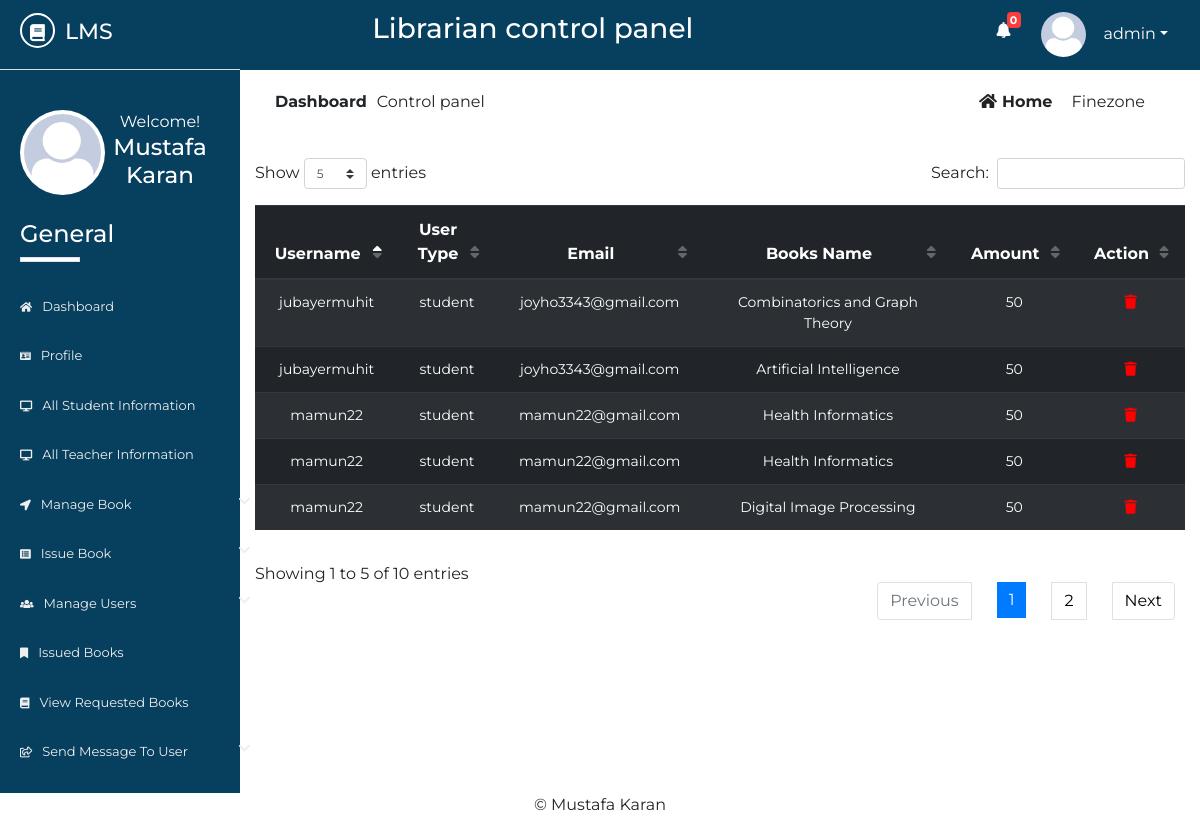
/Lms/Source/librarian/fine.php (signed in), run on the app's committed database.
### tables this page shows
CREATE TABLE `lib_registration` (
  `id` int(2) NOT NULL,
  `name` varchar(50) NOT NULL,
  `username` varchar(20) NOT NULL,
  `password` varchar(20) NOT NULL,
  `email` varchar(50) NOT NULL,
  `phone` varchar(20) NOT NULL,
  `address` varchar(100) NOT NULL,
  `photo` varchar(500) NOT NULL,
  `status` varchar(7) NOT NULL
);

CREATE TABLE `finezone` (
  `id` int(10) NOT NULL,
  `username` varchar(50) NOT NULL,
  `utype` varchar(10) NOT NULL,
  `email` varchar(50) NOT NULL,
  `booksname` varchar(50) NOT NULL,
  `fine` varchar(50) NOT NULL
);

### Lms/Source/librarian/fine.php (the view, shortened to what this page needs)
       <?php
   include 'inc/header.php';
   include 'inc/connection.php';
?>
<div class="dashboard-content">
	<div class="dashboard-header">
		<div class="container">
			<div class="row">
				<div class="col-md-6">
					<div class="left">
						<p><span>dashboard</span>Control panel</p>
					</div>
				</div>
				<div class="col-md-6">
					<div class="right text-right">
						<a href="dashboard.php"><i class="fas fa-home"></i>home</a>
						<span class="disabled">finezone</span>
					</div>
				</div>
			</div>
			<div class="issued-content">
				<div class="row">
					<div class="col-md-12">
						<div class="rbook-info status">
                                <table id="dtBasicExample" class="table table-striped table-dark text-center">
                                      <thead>
                                           <tr>
                                               <th>Username</th>
                                               <th>User Type</th>
                                               <th>Email</th>
                                               <th>Books Name</th>
                                               <th>Amount</th>
                                               <th>Action</th>
                                           </tr>
                                      </thead>
                                      <tbody>
                                          <?php
                                               $res= mysqli_query($link, "select * from finezone");
                                               while ($row=mysqli_fetch_array($res)) {
                                                   echo "<tr>";
                                                   echo "<td>"; echo $row["username"]; echo "</td>";
                                                   echo "<td>"; echo $row["utype"]; echo "</td>";
                                                   echo "<td>"; echo $row["email"]; echo "</td>";
                                                   echo "<td>"; echo $row["booksname"]; echo "</td>";
                                                   echo "<td>"; echo $row["fine"]; echo "</td>";
												echo "<td>";
												?><a href="delete-fine.php?id=<?php echo $row["id"]; ?> " style="color: red"><i class="fas fa-trash"></i></a><?php
												echo "</td>";
                                                   echo "</tr>";
                                               }
                                            ?>
                                      </tbody>
                                </table>
						</div>
					</div>
				</div>
			</div>
		</div>
	</div>
</div>
<?php
include 'inc/footer.php';
?>

### Lms/Source/librarian/inc/header.php (shortened to what this page needs)
<?php
    include 'inc/connection.php';
    $res = mysqli_query($link,"select * from request_books where read1='no'");
    $not= mysqli_num_rows($res);
 ?>
<!DOCTYPE html>
<html lang="en">
<head>
	<link rel="stylesheet" href="inc/css/bootstrap.min.css">
	<link rel="stylesheet" href="inc/css/bootstrap-select.min.css">
	<link rel="stylesheet" href="inc/css/fontawesome-all.min.css">
	<link rel="stylesheet" href="inc/css/datatables.min.css">
	<link rel="stylesheet" href="inc/css/pro1.css">
</head>
<body>
	<div class="main-content">
		<div class="wrapper">
			<div class="left-sidebar">
				<div class="p-title">
                    <h3><a href=""><i class="fas fa-book"></i><span>lms</span></a></h3>
				</div>
				<div class="profile">
					<div class="profile-pic">
                        <?php
                            $res = mysqli_query($link, "select * from lib_registration where username='".$_SESSION['username']."'");
                            while ($row = mysqli_fetch_array($res)){
                                ?><img src="<?php echo $row["photo"]; ?> " height="" width="" alt="something wrong" class="rounded-circle"></a> <?php
                            }
                        ?>
					</div>
					<div class="profile-info text-center">
						<span>Welcome!</span>
						<h2>
              <?php
                $res = mysqli_query($link, "select * from lib_registration where username='".$_SESSION['username']."'");
                while ($row = mysqli_fetch_array($res)){
                  $name  =  $row["name"];
                  echo $name;
                }
              ?>
            </h2>
					</div>
				</div>
				<div class="sidebar-menu">
					<h3>General</h3>
					<div class="border"></div>
	                <ul>
	                    <li class="menu <?php if($page=='home'){ echo 'active';} ?>">
      						<a href="dashboard.php"><i class="fas fa-home"></i>Dashboard</a>
    					</li>
    					  <li class="menu <?php if($page=='profile'){ echo 'active';} ?>">
      						<a href="profile.php"><i class="fas fa-id-card"></i>profile</a>
    					</li>
	                    <li class="menu <?php if($page=='sinfo'){ echo 'active';} ?>">
      						<a href="all-student-info.php"><i class="fas fa-desktop"></i>all student information</a>
    					</li>
    					<li class="menu <?php if($page=='tinfo'){ echo 'active';} ?>">
      						<a href="all-teacher-info.php"><i class="fas fa-desktop"></i>all teacher information</a>
    					</li>
    					<li class="menu menu-toggle2">
      						<a href="#"><i class="fas fa-location-arrow"></i>manage book <span class="fa fa-chevron-down"></span></a>
    					</li>
	                   <li class="menu menu-toggle1">
      						<a href="#"><i class="fas fa-list-alt"></i>issue book <span class="fa fa-chevron-down"></span></a>
    					</li>
    					<li class="menu menu-toggle3">
      						<a href="#"><i class="fas fa-users"></i>manage users <span class="fa fa-chevron-down"></span></a>
    					</li>
    					 <li class="menu <?php if($page=='ibook'){ echo 'active';} ?>">
      						<a href="issued-books.php"><i class="fas fa-bookmark"></i>issued books</a>
    					</li>
    					<li class="menu <?php if($page=='rbook'){ echo 'active';} ?>">
      						<a href="requested-books.php"><i class="fas fa-book"></i>view requested books</a>
    					</li>
    					<li class="menu menu-toggle4">
      						<a href="#"><i class="far fa-share-square"></i>send message to user <span class="fa fa-chevron-down"></span></a>
    					</li>
    				</ul>
				</div>
			</div>
			<div class="content">
				<div class="inner">
					<div class="heading text-center">
						<h3>Librarian control panel</h3>
					</div>
					<div class="header-profile text-right">
						<ul>
                            <li class="icon">
                                <a href="requested-books.php" ><i class="fas fa-bell"></i></a>
                                <span class="count" onclick="window.location='requested-books.php'"><b><?php echo $not; ?></b></span>
                            </li>
							<li class="dropdown">
                                <?php
                                     $res = mysqli_query($link, "select * from lib_registration where username='".$_SESSION['username']."'");
                                     while ($row = mysqli_fetch_array($res)){
                                         ?><a href="" class="dropdown-toggle" data-toggle="dropdown"><img src="<?php echo $row["photo"]; ?>" alt=""><span><?php echo $_SESSION["username"]; ?></span></a> <?php
                                     }
                                ?>
							</li>
						</ul>
					</div>
				</div>

### Lms/Source/librarian/inc/css/pro1.css (style rules this page uses)
* { margin: 0; padding: 0; }
body { font-family: 'Montserrat', sans-serif; }
.border { width: 60px; height: 5px; background: #fff; }
.main-content { width: 100%; height: auto; overflow: hidden; }
.main-content .left-sidebar { width: 20%; height: auto; background: #073f5f; float: left; }
.main-content .left-sidebar .p-title { width: 100%; padding: 13px; padding-left: 20px; background: #073f5f; border-bottom: 1px solid #ddd; }
.main-content .p-title a { text-decoration: none; color: #fff; font-size: 22px; text-transform: uppercase; }
.main-content .p-title a i { width: 35px; height: 35px; line-height: 35px; text-align: center; font-size: 17px; border-radius: 50%; border: 2px solid #fff; }
.main-content .p-title a span { margin-left: 10px; }
.main-content .left-sidebar .profile { width: 100%; padding: 20px; margin-top: 0; padding-top: 0; }
.main-content .left-sidebar .profile .profile-pic { width: 40%; float: left; }
.main-content .left-sidebar .profile img { width: 85px; height: 85px; position: inherit; padding: 4px; background: #fff; overflow: hidden; }
.main-content .left-sidebar .profile .profile-info { width: 60%; float: left; color: #fff; }
.main-content .left-sidebar .profile .profile-info h2 { font-size: 23px; }
.sidebar-menu { color: #fff; width: 100%; padding-top: 60px; padding-left: 0; }
.sidebar-menu h3 { margin-left: 20px; font-size: 24px; }
.sidebar-menu .border { margin-left: 20px; margin-bottom: 20px; }
.sidebar-menu ul li a { text-decoration: none; color: #eee; width: 270px; padding: 15px 20px; font-size: 13px; display: block; text-transform: capitalize; transition: all .5s ease; }
.sidebar-menu ul { padding-left: 0; }
.sidebar-menu ul li a i { margin-right: 10px; font-size: smaller; }
.sidebar-menu ul li a span { float: right; }
.content { width: 80%; height: auto; float: right; }
.content .inner { width: 100%; height: 70px; background: #073f5f; padding: 12px; }
.content .inner .heading { width: 60%; float: left; color: #fff; }
.content .inner .header-profile { width: calc(40%-20px); float: right; margin-right: 20px; position: relative; }
.content .inner .header-profile .icon i { margin-right: 30px; font-size: 16px; margin-top: 10px; }
.header-profile .dropdown span { color: #fff; margin-left: 10px; }
.header-profile .icon span { color: #fff; position: absolute; left: 10px; top: 0; font-size: 11px; width: 14px; height: 16px; line-height: 16px; text-align: center; border-radius: 4px; background: #FA3E3E; }
.header-profile ul li { list-style: none; float: left; }
.header-profile ul li i { color: #fff; }
.header-profile img { width: 40px; height: 40px; border-radius: 50%; margin-right: 8px; }
.dropdown a { text-decoration: none; color: #fff; }
.dropdown img { width: 45px; height: 45px; border-radius: 50%; }
.dashboard-header .left { padding: 20px; }
.dashboard-header .left p span { text-transform: capitalize; margin-right: 10px; font-weight: bold; }
.dashboard-header .right { padding: 20px; margin-right: 20px; }
.dashboard-header .right a { text-transform: capitalize; text-decoration: none; color: #222; margin-right: 15px; font-weight: bold; }
.dashboard-header .right a i { margin-right: 5px; }
.dashboard-header .right span { text-transform: capitalize; }
.rbook-info tbody { font-size: 14px; }
.rbook-info a { text-decoration: none; color: #fff; }

### data on the page
lib_registration: photo (picture), name "Mustafa Karan"
finezone: username "jubayermuhit", utype "student", email "joyho3343@gmail.com", booksname "Combinatorics and Graph Theory", fine "50"
finezone: username "mamun22", utype "student", email "mamun22@gmail.com", booksname "Health Informatics", fine "50"
finezone: username "mamun22", utype "student", email "mamun22@gmail.com", booksname "Health Informatics", fine "50"
finezone: username "mamun22", utype "student", email "mamun22@gmail.com", booksname "Digital Image Processing", fine "50"
finezone: username "jubayermuhit", utype "student", email "joyho3343@gmail.com", booksname "Artificial Intelligence", fine "50"

### other printed values
$not "0"
